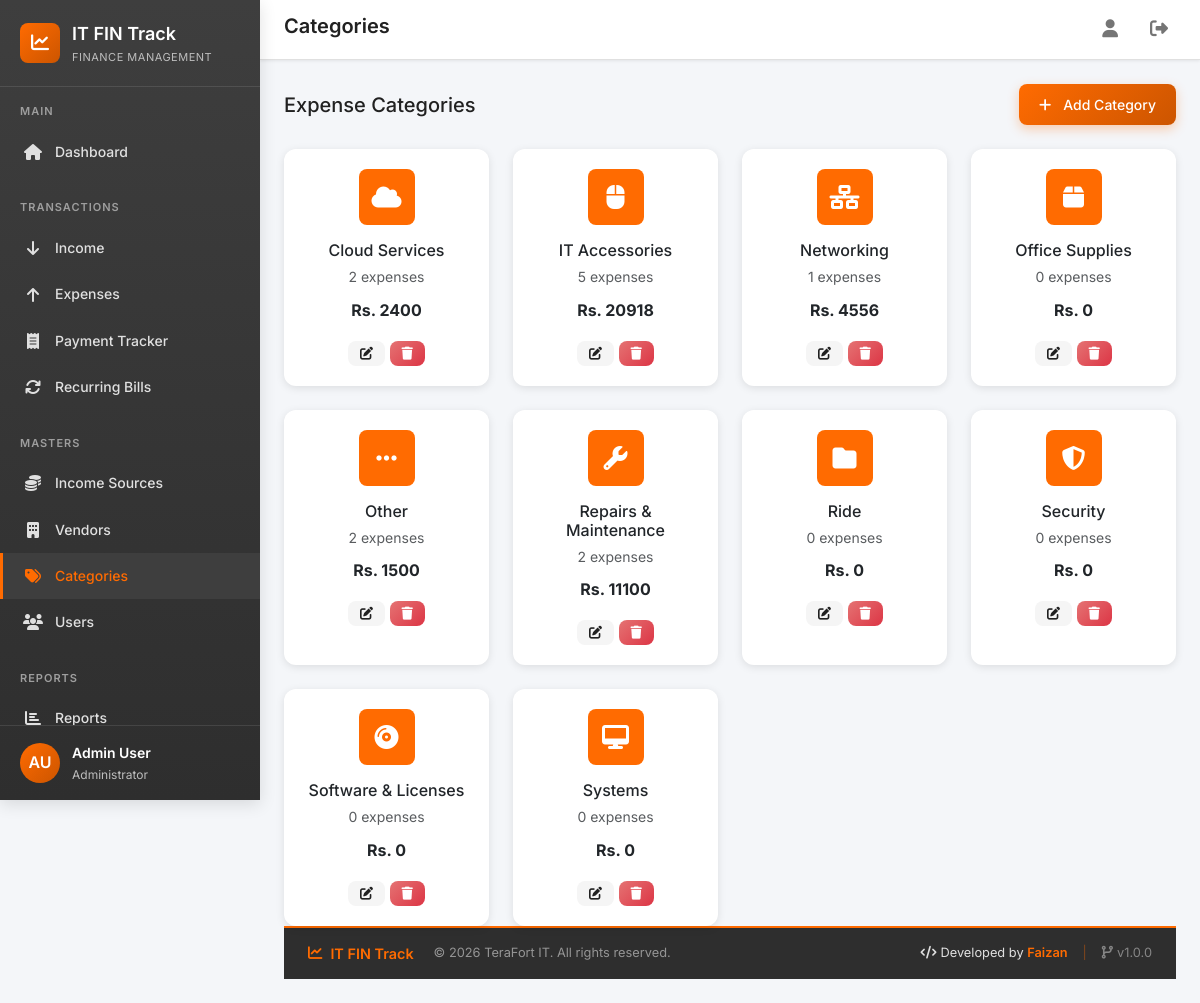
The page /categories/ (signed in) on the database as committed earlier.
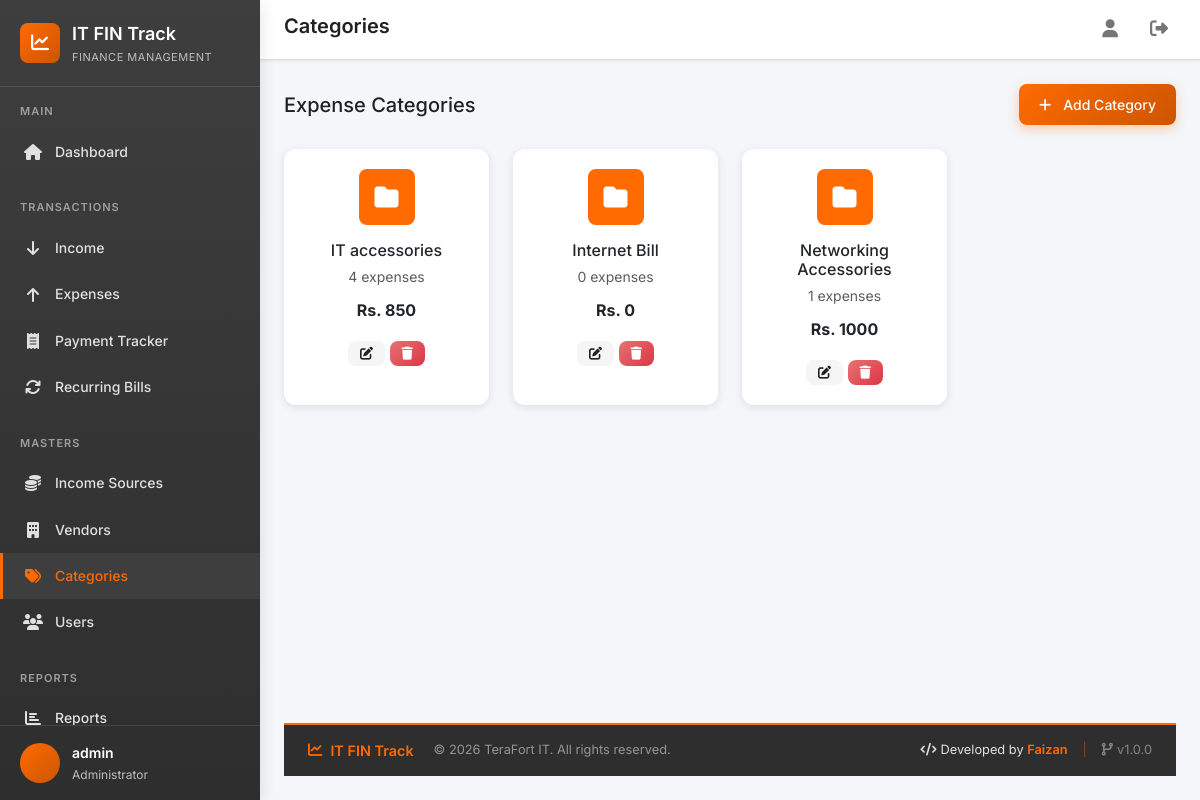
The same page on the database as committed later.
### core/models/user.py (models this page shows, shortened)
class User(AbstractUser):
    class Role(models.TextChoices):
        ADMIN = 'admin', 'Administrator'
        EXECUTIVE = 'executive', 'IT Executive'
        ACCOUNTANT = 'accountant', 'Accountant'
        MANAGER = 'manager', 'Manager'
        VIEWER = 'viewer', 'Viewer'
    role = models.CharField(
        max_length=20,
        choices=Role.choices,
        default=Role.VIEWER,
        help_text='User role determines access permissions'
    )
    department = models.CharField(
        max_length=100,
        blank=True,
        default='IT',
        help_text='Department the user belongs to'
    )
    phone = models.CharField(
        max_length=20,
        blank=True,
        help_text='Contact phone number'
    )
    is_soft_deleted = models.BooleanField(
        default=False,
        help_text='Soft delete flag - never lose data'
    )
    created_at = models.DateTimeField(auto_now_add=True)
    updated_at = models.DateTimeField(auto_now=True)
    class Meta:
        verbose_name = 'User'
        verbose_name_plural = 'Users'
        ordering = ['-created_at']
    @property
    def is_admin(self):
        return self.role == self.Role.ADMIN

### core/models/category.py (models this page shows, shortened)
class Category(models.Model):
    name = models.CharField(
        max_length=100,
        unique=True,
        help_text='Category name'
    )
    description = models.TextField(
        blank=True,
        help_text='Category description'
    )
    icon = models.CharField(
        max_length=50,
        blank=True,
        default='fa-folder',
        help_text='Font Awesome icon class'
    )
    color = models.CharField(
        max_length=7,
        default='#FF6B01',
        help_text='Category color (hex code)'
    )
    is_active = models.BooleanField(
        default=True,
        help_text='Is this category currently active?'
    )
    is_soft_deleted = models.BooleanField(
        default=False,
        help_text='Soft delete flag'
    )
    created_at = models.DateTimeField(auto_now_add=True)
    updated_at = models.DateTimeField(auto_now=True)
    class Meta:
        verbose_name = 'Category'
        verbose_name_plural = 'Categories'
        ordering = ['name']

### core/views/category.py (the view)
# urls.py: path('categories/', category_views.category_list, name='category_list'),
@login_required
def category_list(request):
    categories = Category.objects.filter(is_soft_deleted=False).annotate(
        total_expense=Sum('expenses__amount', filter=Q(expenses__is_soft_deleted=False, expenses__status='approved'), default=0),
        count_expense=Count('expenses', filter=Q(expenses__is_soft_deleted=False, expenses__status='approved'))
    ).order_by('name')
    return render(request, 'core/category/list.html', {'categories': categories})

### core/context_processors.py (called while the page is built)
def theme_colors(request):
    return {
        'THEME_COLORS': getattr(settings, 'THEME_COLORS', {}),
    }

### templates/core/category/list.html (shortened to what this page needs)
{% extends 'base.html' %}
{% block page_title %}Categories{% endblock %}
{% block content %}
<div class="fade-in">
    <div class="d-flex justify-content-between align-items-center mb-4">
        <h5 class="mb-0">Expense Categories</h5>
        {% if request.user.is_admin %}
        <a href="{% url 'core:category_create' %}" class="btn btn-primary">
            <i class="fas fa-plus me-1"></i>Add Category
        </a>
        {% endif %}
    </div>
    <div class="row g-4">
        {% for category in categories %}
        <div class="col-lg-3 col-md-4 col-sm-6">
            <div class="card h-100">
                <div class="card-body text-center">
                    <div class="stat-icon mx-auto mb-3" style="background:{{ category.color }};width:56px;height:56px;">
                        <i class="fas {{ category.icon }} text-white"></i>
                    </div>
                    <h6 class="mb-1">{{ category.name }}</h6>
                    <small class="text-muted">{{ category.count_expense }} expenses</small>
                    <div class="fw-bold mt-2">Rs. {{ category.total_expense|floatformat:0 }}</div>
                    {% if request.user.is_admin %}
                    <div class="mt-3">
                        <a href="{% url 'core:category_edit' category.pk %}" class="btn btn-sm btn-light"><i class="fas fa-edit"></i></a>
                        <a href="{% url 'core:category_delete' category.pk %}" class="btn btn-sm btn-danger"><i class="fas fa-trash"></i></a>
                    </div>
                    {% endif %}
                </div>
            </div>
        </div>
        {% endfor %}
    </div>
</div>
{% endblock %}

### templates/base.html (shortened to what this page needs)
{% load static %}
<!DOCTYPE html>
<html lang="en">
<head>
    <link href="https://cdn.jsdelivr.net/npm/bootstrap@5.3.2/dist/css/bootstrap.min.css" rel="stylesheet">
    <link rel="stylesheet" href="https://cdnjs.cloudflare.com/ajax/libs/font-awesome/6.5.1/css/all.min.css">
    <link rel="stylesheet" href="{% static 'css/style.css' %}">
</head>
<body>
    <div class="app-container">
        <aside class="sidebar" id="sidebar">
            <div class="sidebar-header">
                <div class="sidebar-logo">
                    <i class="fas fa-chart-line"></i>
                </div>
                <div>
                    <div class="sidebar-title">IT FIN Track</div>
                    <div class="sidebar-subtitle">Finance Management</div>
                </div>
            </div>
            <nav class="sidebar-nav">
                <div class="nav-section">
                    <div class="nav-section-title">Main</div>
                    <a href="{% url 'core:dashboard' %}" class="nav-link {% if request.resolver_match.url_name == 'dashboard' %}active{% endif %}">
                        <i class="fas fa-home"></i>
                        <span>Dashboard</span>
                    </a>
                </div>
                <div class="nav-section">
                    <div class="nav-section-title">Transactions</div>
                    <a href="{% url 'core:income_list' %}" class="nav-link {% if 'income' in request.resolver_match.url_name and 'source' not in request.resolver_match.url_name %}active{% endif %}">
                        <i class="fas fa-arrow-down"></i>
                        <span>Income</span>
                    </a>
                    <a href="{% url 'core:expense_list' %}" class="nav-link {% if 'expense' in request.resolver_match.url_name %}active{% endif %}">
                        <i class="fas fa-arrow-up"></i>
                        <span>Expenses</span>
                    </a>
                    <a href="{% url 'core:payment_tracker' %}" class="nav-link {% if 'payment_tracker' in request.resolver_match.url_name %}active{% endif %}">
                        <i class="fas fa-receipt"></i>
                        <span>Payment Tracker</span>
                    </a>
                    <a href="{% url 'core:recurring_bill_list' %}" class="nav-link {% if 'recurring_bill' in request.resolver_match.url_name %}active{% endif %}">
                        <i class="fas fa-sync"></i>
                        <span>Recurring Bills</span>
                    </a>
                </div>
                <div class="nav-section">
                    <div class="nav-section-title">Masters</div>
                    <a href="{% url 'core:income_source_list' %}" class="nav-link {% if 'income_source' in request.resolver_match.url_name %}active{% endif %}">
                        <i class="fas fa-coins"></i>
                        <span>Income Sources</span>
                    </a>
                    <a href="{% url 'core:vendor_list' %}" class="nav-link {% if 'vendor' in request.resolver_match.url_name %}active{% endif %}">
                        <i class="fas fa-building"></i>
                        <span>Vendors</span>
                    </a>
                    <a href="{% url 'core:category_list' %}" class="nav-link {% if 'category' in request.resolver_match.url_name %}active{% endif %}">
                        <i class="fas fa-tags"></i>
                        <span>Categories</span>
                    </a>
                    {% if request.user.is_admin %}
                    <a href="{% url 'core:user_list' %}" class="nav-link {% if 'user_' in request.resolver_match.url_name %}active{% endif %}">
                        <i class="fas fa-users"></i>
                        <span>Users</span>
                    </a>
                    {% endif %}
                </div>
                <div class="nav-section">
                    <div class="nav-section-title">Reports</div>
                    <a href="{% url 'core:report_dashboard' %}" class="nav-link {% if request.resolver_match.url_name == 'report_dashboard' %}active{% endif %}">
                        <i class="fas fa-chart-bar"></i>
                        <span>Reports</span>
                    </a>
                </div>
            </nav>
            <div class="sidebar-footer">
                <div class="user-info">
                    <div class="user-avatar">
                        {{ request.user.first_name|slice:":1"|upper }}{{ request.user.last_name|slice:":1"|upper }}
                    </div>
                    <div>
                        <div class="user-name">{{ request.user.get_full_name|default:request.user.username }}</div>
                        <div class="user-role">{{ request.user.get_role_display }}</div>
                    </div>
                </div>
            </div>
        </aside>
        <main class="main-content">
            <header class="top-header">
                <div class="header-left">
                    <h1 class="page-title">{% block page_title %}Dashboard{% endblock %}</h1>
                </div>
                <div class="header-right">
                    <a href="{% url 'core:profile' %}" class="header-btn" title="Profile">
                        <i class="fas fa-user"></i>
                    </a>
                    <a href="{% url 'core:logout' %}" class="header-btn" title="Logout">
                        <i class="fas fa-sign-out-alt"></i>
                    </a>
                </div>
            </header>
            {% block content %}{% endblock %}
            <footer class="app-footer">
                <div class="footer-content">
                    <div class="footer-left">
                        <span class="footer-brand">
                            <i class="fas fa-chart-line me-2"></i>IT FIN Track
                        </span>
                        <span class="footer-copyright">
                            &copy; {% now "Y" %} TeraFort IT. All rights reserved.
                        </span>
                    </div>
                    <div class="footer-right">
                        <span class="footer-developer">
                            <i class="fas fa-code me-1"></i>Developed by <strong>Faizan</strong>
                        </span>
                        <span class="footer-divider">|</span>
                        <span class="footer-version">
                            <i class="fas fa-code-branch me-1"></i>v1.0.0
                        </span>
                    </div>
                </div>
            </footer>
        </main>
    </div>
</body>
</html>

Rows that differ between the two databases and show on the page:
removed Category: name "Cloud Services", count_expense "2", total_expense "2400"
removed Category: name "Networking", count_expense "1", total_expense "4556"
removed Category: name "Office Supplies", count_expense "0", total_expense "0"
removed Category: name "Other", count_expense "2", total_expense "1500"
removed Category: name "Repairs & Maintenance", count_expense "2", total_expense "11100"
removed Category: name "Ride", count_expense "0", total_expense "0"
removed Category: name "Security", count_expense "0", total_expense "0"
removed Category: name "Software & Licenses", count_expense "0", total_expense "0"
removed Category: name "Systems", count_expense "0", total_expense "0"
changed User "Administrator": user.get_full_name "Admin User" → "admin"; user.first_name "A" → (not shown); user.last_name "U" → (not shown)
changed Category: icon "fa-mouse" → "fa-folder" (drawn); name "IT Accessories" → "IT accessories"; count_expense "5" → "4"; total_expense "20918" → "850"
added Category: name "Internet Bill", count_expense "0", total_expense "0"
added Category: name "Networking Accessories", count_expense "1", total_expense "1000"
